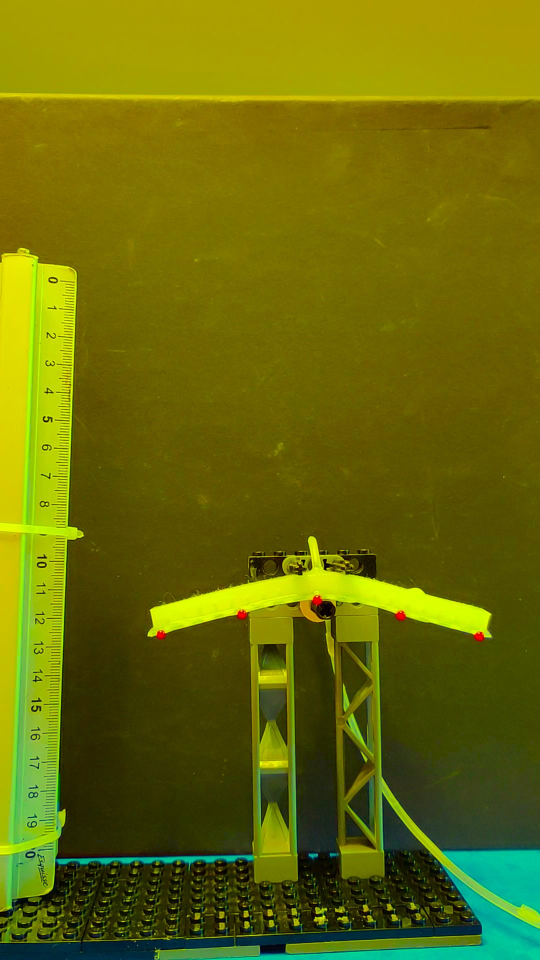
#> input picture Images_Bis/0.jpg, 1080 x 1920 px, found by its file name (shown at 1/2 size)
$ python scale_determination.py
#> lines starting #> are read from the running program, lines starting #| are printed output that depends on the picture
import matplotlib.pyplot as plt
import numpy as np
import cv2 as cv

image_name =  r"C:\Users\edoua\Desktop\Soft Robotics\Python Bending\Images_Bis\0.jpg"

img = cv.imread(image_name)
#> img is the input picture: shape (1920, 1080, 3); mean B, G, R 8, 107.6, 104.8
height, width = img.shape[:2]
#> height = 1920; width = 1080
scale_percent = 40
# Calculer les nouvelles dimensions de l'image
new_width = int(width * scale_percent / 100)
#> new_width = 432
new_height = int(height * scale_percent / 100)
#> new_height = 768
dim = (new_width, new_height)
#> dim = (432, 768)

# Redimensionner l'image
resized = cv.resize(img, dim, interpolation = cv.INTER_AREA)
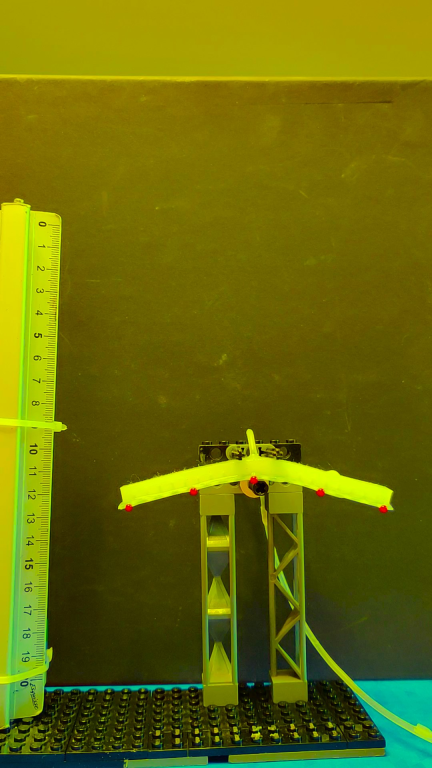
#> resized: shape (768, 432, 3); mean B, G, R 7.9, 107.6, 104.8

print(resized.shape)
#| (768, 432, 3)
cv.imshow('Initial_Picture',resized)

img_crop_scale = resized[225:680,0:102]
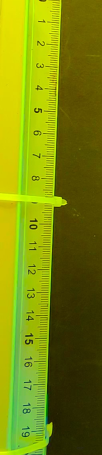
#> img_crop_scale: shape (455, 102, 3); mean B, G, R 8.6, 135.9, 122.6
cv.imshow("Cropped_Picture_scale",img_crop_scale)

print(img_crop_scale.shape)
#| (455, 102, 3)
